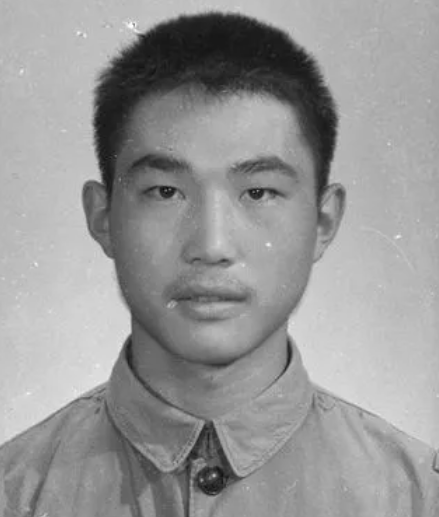
#> input picture Credit-Transfer-20260428/4-Computational Visual Media/Assignments/Assignment1/22214624-Shanshan Zhong/code/data/people_old.png, 439 x 517 px
$ python noise_filter.py
#> lines starting #> are read from the running program, lines starting #| are printed output that depends on the picture; after the words box and inside, x2 and y2 are one past the last pixel; in counts of white or black regions, pixels touching at a corner belong together
import os
import time
from PIL import Image, ImageFilter
import cv2
from aip import AipOcr
import numpy as np
import matplotlib.pyplot as plt


def traversalDenois(image):
    # 将黑色干扰线替换为白色
    width = image.size[0]  # 长度
    height = image.size[1]  # 宽度
    for i in range(0, width):  # 遍历所有长度的点
        for j in range(0, height):  # 遍历所有宽度的点
            data = image.getpixel((i, j))  # 打印该图片的所有点
            if data[0] <= 25 and data[1] <= 25 and data[2] <= 25:  # RGBA的r,g,b均小于25
                image.putpixel((i, j), (255, 255, 255, 255))  # 则这些像素点的颜色改成白色
    image = image.convert("RGB")  # 把图片强制转成RGB
    return image


if __name__ == "__main__":
    dir = "./data/"
    captcha = dir + "captcha.png"
    captcha = dir + "people_old.png"
    fgrey = dir + "grey.png"

    # 灰度化
    Grayimage = cv2.cvtColor(cv2.imread(captcha), cv2.COLOR_BGR2GRAY)
#> Grayimage: shape (517, 439); min 11, max 254, mean 151.5
    ret, thresh = cv2.threshold(Grayimage, 160, 255, cv2.THRESH_BINARY)
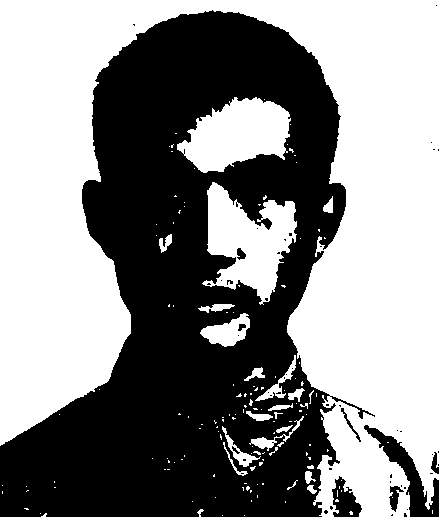
#> thresh: shape (517, 439); 53.9% white; 50 black regions (41 under 20 px), largest, box (x1, y1, x2, y2) and area: (0, 10, 375, 517) 101498, (364, 425, 439, 517) 1805, (332, 476, 362, 517) 694
    cv2.imwrite(fgrey, thresh)

    # 去噪
    image = cv2.imread(captcha, cv2.IMREAD_GRAYSCALE)
    source = cv2.cvtColor(image, cv2.COLOR_GRAY2RGB)
#> source is the input picture: shape (517, 439, 3); min 11, max 254, mean 151.5

    # 循环去噪
    image = Image.open(captcha)
    image = traversalDenois(image)
    image.save("./data/traveral.png")

    # 均值滤波
    result1 = cv2.blur(source, (3, 3))
    result2 = cv2.blur(source, (15, 15))
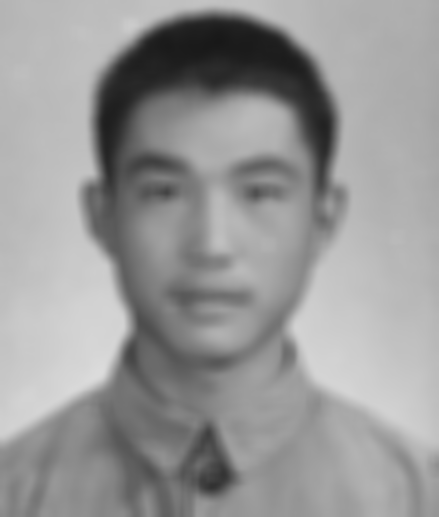
#> result2: shape (517, 439, 3); min 24, max 220, mean 151.5
    cv2.imwrite("./data/mean.png", result1)
    cv2.imwrite("./data/mean15.png", result2)

    # 方框滤波
    result3 = cv2.boxFilter(source, -1, (3, 3), normalize=1)
    result4 = cv2.boxFilter(source, -1, (15, 15), normalize=1)
    cv2.imwrite("./data/box.png", result3)
    cv2.imwrite("./data/box15.png", result4)

    # 高斯滤波
    result5 = cv2.GaussianBlur(source, (3, 3), 0)
    result6 = cv2.GaussianBlur(source, (15, 15), 0)
    cv2.imwrite("./data/gaux.png", result5)
    cv2.imwrite("./data/gaux15.png", result6)

    # 中值滤波
    result7 = cv2.medianBlur(source, 3)
    cv2.imwrite("./data/med.png", result7)

    # 高斯双边滤波
    result8 = cv2.bilateralFilter(source, 15, 50, 50)
    cv2.imwrite("./data/bilater.png", result8)

$ run again, with Credit-Transfer-20260428/4-Computational Visual Media/Assignments/Assignment1/22214624-Shanshan Zhong/code/data/277_1.png copied over Credit-Transfer-20260428/4-Computational Visual Media/Assignments/Assignment1/22214624-Shanshan Zhong/code/data/people_old.png
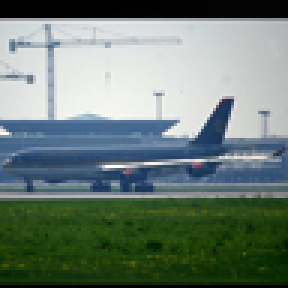
#> input picture Credit-Transfer-20260428/4-Computational Visual Media/Assignments/Assignment1/22214624-Shanshan Zhong/code/data/277_1.png, 96 x 96 px (shown 3 times larger)
#> `ret, thresh = cv2.threshold(Grayimage, 160, 255, cv2.THRESH_BINARY)`:
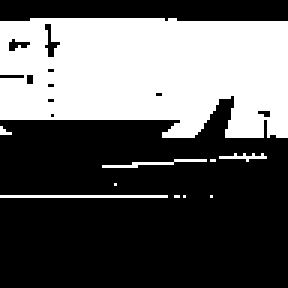
#> thresh: shape (96, 96) (shown 3 times larger); 37.1% white; 10 white regions (6 under 20 px), largest, box (x1, y1, x2, y2) and area: (0, 6, 96, 46) 3287, (0, 65, 56, 66) 56, (34, 53, 69, 56) 37, (73, 51, 89, 54) 21
#> `result7 = cv2.medianBlur(source, 3)`:
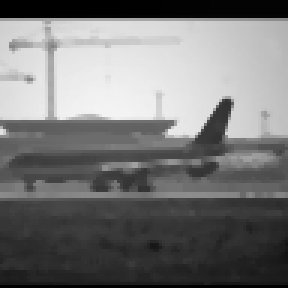
#> result7: shape (96, 96, 3) (shown 3 times larger); min 0, max 244, mean 118.5
